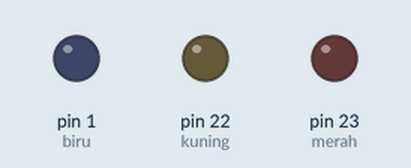
This sketch was run on a simulated Arduino Mega 2560, built with avr-gcc and run on an emulated ATmega2560. Shown: output pins drawn as LEDs (lit = HIGH).

Above: at 0.1 s.
At 6.1 s:
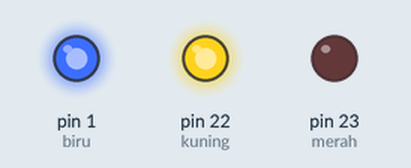
At 13.1 s:
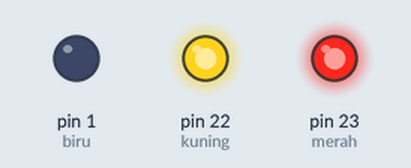
At 21.1 s:
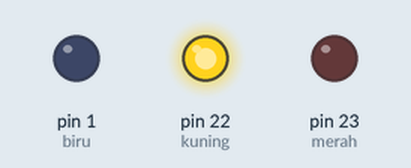
At 28.1 s:
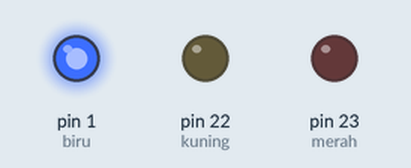
At 34.1 s:
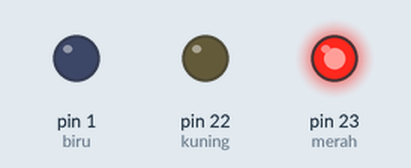
Timing chart, 0 to 40.0 s (numbered marks = the images above):
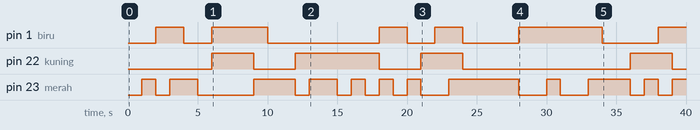

Measured:
- by itself, pin 1 (biru): LOW → HIGH at 2.0 s, → LOW 2.0 s later, → HIGH 2.0 s later, → LOW 4.0 s later, … (11 changes in this stretch)
- by itself, pin 22 (kuning): LOW → HIGH at 6.0 s, → LOW 3.0 s later, → HIGH 3.0 s later, → LOW 6.0 s later, … (8 changes in this stretch)
- by itself, pin 23 (merah): LOW → HIGH at 1.0 s, → LOW 1.0 s later, → HIGH 1.0 s later, → LOW 2.0 s later, … (23 changes in this stretch)

The sketch:

Mini-1.ino
```cpp
int merah = 23;
int kuning = 22;
int biru = 1;

unsigned long currentMillis;
unsigned long previousMillis = 0;
const long interval = 1000;
int ledState = LOW;

int intervalMerah = 1000;
unsigned long previousMerah = 0;

int intervalBiru = 2000;
unsigned long previousBiru = 0;

int intervalKuning = 3000;
unsigned long previousKuning = 0;


void setup(){
  pinMode(merah, OUTPUT);
  pinMode(biru, OUTPUT);
  pinMode(kuning, OUTPUT);
}


void checkMerah(){
  unsigned long currentMillis = millis();

  if (currentMillis - previousMerah >= intervalMerah) {
    //save this reading!
    previousMerah = currentMillis;

    //figure out if you should turn the LED on or off
    if (ledState == LOW) {
      ledState = HIGH;
    } else {
      ledState = LOW;
    }
    digitalWrite(merah, ledState);
  }
}

void checkKuning() {
  unsigned long currentMillis = millis();

  if (currentMillis - previousKuning >= intervalKuning) {
    //save this reading!
    previousKuning = currentMillis;

    //figure out if you should turn the LED on or off
    if (ledState == LOW) {
      ledState = HIGH;
    } else {
      ledState = LOW;
    }
    digitalWrite(kuning, ledState);
  }
}

void checkBiru() {
  unsigned long currentMillis = millis();

  if (currentMillis - previousBiru >= intervalBiru) {
    //save this reading!
    previousBiru = currentMillis;

    //figure out if you should turn the LED on or off
    if (ledState == LOW) {
      ledState = HIGH;
    } else {
      ledState = LOW;
    }
    digitalWrite(biru, ledState);
  }
}

void loop(){
    checkMerah();
    checkKuning();
    checkBiru();
}
```
